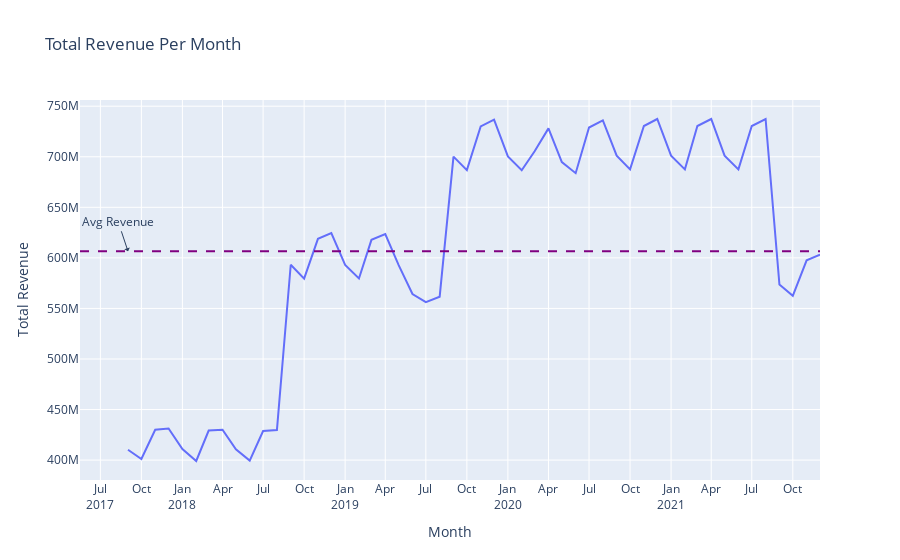

Source (notebook cell):
### Code cell
# Convert 'date' to datetime
new_joined_df['date'] = pd.to_datetime(new_joined_df['date'])

# Create a 'year_month' column for grouping
new_joined_df['year_month'] = new_joined_df['date'].dt.to_period('M')

# Group by 'year_month' and calculate the total revenue per month
monthly_revenue = new_joined_df.groupby('year_month')['revenue_per_customer'].sum().reset_index()

# Convert 'year_month' to datetime for plotting
monthly_revenue['year_month'] = monthly_revenue['year_month'].dt.to_timestamp()

# Calculate the average revenue for adding the reference line
average_revenue = monthly_revenue['revenue_per_customer'].mean()

# Plotting using Plotly Express
fig = px.line(monthly_revenue,
              x='year_month',
              y='revenue_per_customer',
              title='Total Revenue Per Month',
              labels={'year_month': 'Month', 'revenue_per_customer': 'Total Revenue'})

# Adding a horizontal reference line for average revenue
fig.add_hline(y=average_revenue,
              line_dash="dash",
              line_color="purple")

# Adding an annotation for the average reference line
fig.add_annotation(x=monthly_revenue['year_month'].iloc[0], y=average_revenue,
                   text='Avg Revenue',
                   showarrow=True,
                   arrowhead=1)

# Customizing x-axis to show all months
fig.update_xaxes(
    dtick="M3",  # Tick every month
    tickformat="%b\n%Y"  # Format ticks as abbreviated month names
)

fig.show()

### Figure 1 — Plotly figure (JSON) as saved in the notebook; plotly's stock layout.template omitted (floating-point values rounded to 4 significant figures)
{"data": [{"hovertemplate": "Month=%{x}<br>Total Revenue=%{y}<extra></extra>", "legendgroup": "", "line": {"color": "#636efa", "dash": "solid"}, "marker": {"symbol": "circle"}, "mode": "lines", "name": "", "orientation": "v", "showlegend": false, "type": "scatter", "x": ["2017-09-01T00:00:00", "2017-10-01T00:00:00", "2017-11-01T00:00:00", "2017-12-01T00:00:00", "2018-01-01T00:00:00", "2018-02-01T00:00:00", "2018-03-01T00:00:00", "2018-04-01T00:00:00", "2018-05-01T00:00:00", "2018-06-01T00:00:00", "2018-07-01T00:00:00", "2018-08-01T00:00:00", "2018-09-01T00:00:00", "2018-10-01T00:00:00", "2018-11-01T00:00:00", "2018-12-01T00:00:00", "2019-01-01T00:00:00", "2019-02-01T00:00:00", "2019-03-01T00:00:00", "2019-04-01T00:00:00", "2019-05-01T00:00:00", "2019-06-01T00:00:00", "2019-07-01T00:00:00", "2019-08-01T00:00:00", "2019-09-01T00:00:00", "2019-10-01T00:00:00", "2019-11-01T00:00:00", "2019-12-01T00:00:00", "2020-01-01T00:00:00", "2020-02-01T00:00:00", "2020-03-01T00:00:00", "2020-04-01T00:00:00", "2020-05-01T00:00:00", "2020-06-01T00:00:00", "2020-07-01T00:00:00", "2020-08-01T00:00:00", "2020-09-01T00:00:00", "2020-10-01T00:00:00", "2020-11-01T00:00:00", "2020-12-01T00:00:00", "2021-01-01T00:00:00", "2021-02-01T00:00:00", "2021-03-01T00:00:00", "2021-04-01T00:00:00", "2021-05-01T00:00:00", "2021-06-01T00:00:00", "2021-07-01T00:00:00", "2021-08-01T00:00:00", "2021-09-01T00:00:00", "2021-10-01T00:00:00", "2021-11-01T00:00:00", "2021-12-01T00:00:00"], "xaxis": "x", "y": [410300000.0, 401100000.0, 430100000.0, 431200000.0, 410900000.0, 399100000.0, 429200000.0, 430100000.0, 410600000.0, 399500000.0, 428800000.0, 429600000.0, 593200000.0, 579500000.0, 618900000.0, 624400000.0, 593000000.0, 579600000.0, 617800000.0, 623600000.0, 592800000.0, 564200000.0, 556300000.0, 561600000.0, 700100000.0, 686800000.0, 730000000.0, 736800000.0, 700400000.0, 686700000.0, 705500000.0, 728100000.0, 694700000.0, 683800000.0, 728900000.0, 736100000.0, 701100000.0, 687500000.0, 730400000.0, 737300000.0, 701100000.0, 687500000.0, 730400000.0, 737300000.0, 701100000.0, 687500000.0, 730400000.0, 737300000.0, 573600000.0, 562500000.0, 597600000.0, 603300000.0], "yaxis": "y"}], "layout": {"annotations": [{"arrowhead": 1, "showarrow": true, "text": "Avg Revenue", "x": "2017-09-01T00:00:00", "y": 606500000.0}], "legend": {"tracegroupgap": 0}, "shapes": [{"line": {"color": "purple", "dash": "dash"}, "type": "line", "x0": 0, "x1": 1, "xref": "x domain", "y0": 606500000.0, "y1": 606500000.0, "yref": "y"}], "title": {"text": "Total Revenue Per Month"}, "xaxis": {"anchor": "y", "domain": [0, 1], "dtick": "M3", "tickformat": "%b\n%Y", "title": {"text": "Month"}}, "yaxis": {"anchor": "x", "domain": [0, 1], "title": {"text": "Total Revenue"}}}}
